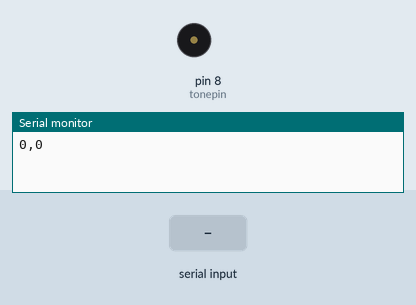
This sketch was run on a simulated Arduino Uno, built with avr-gcc and run on an emulated ATmega328P. Shown: buzzer (waves = sounding), the last lines printed to the serial monitor. The test bench sets the inputs (shaded band).

Above: at 1.2 s.
1.3 s: "90,45\n" received over Serial
At 1.6 s:
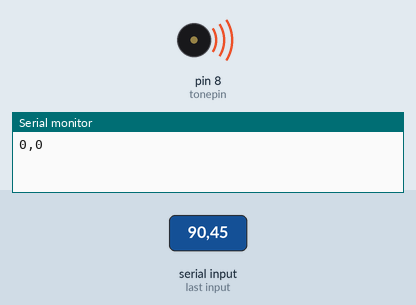
3.3 s: "30,150\n" received over Serial
At 5.2 s:
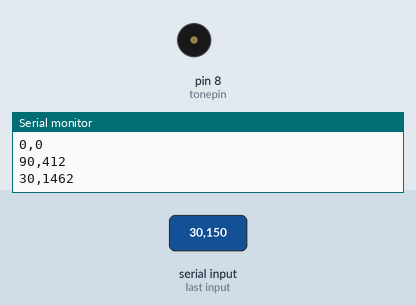
Timing chart, 0 to 6.7 s (numbered marks = the images above; inputs shaded):
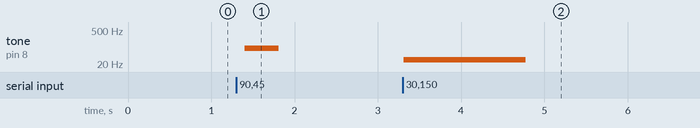

Measured:
- after the input at 1.3 s, tone on pin 8 (tonepin): silent → 90 Hz after 0.10 s, → silent 0.41 s later
- after the input at 3.3 s, tone on pin 8 (tonepin): silent → 30 Hz at once, → silent 1.5 s later

The sketch:

UTAU2Beep_client.ino
```cpp
int Tone = 0, Length = 0, i = 0;
char t;
int tonepin = 8;
void setup() {
  // put your setup code here, to run once:
  Serial.begin(9600);
  pinMode(tonepin, OUTPUT);
}

void loop() {
  Tone = 0;
  Length = 0;
  i = 0;
  while (Serial.available()) {
    t = Serial.read();
    if (t == ',') {
      i = 1;
      continue;
    }
    switch (i) {
      case 0:
        Tone = (Tone * 10) + (t - '0');
        break;
      case 1:
        Length = (Length * 10) + (t - '0');
        break;
    }
  }
  tone(tonepin, Tone);
  delay(Length);
  noTone(tonepin);
  Serial.print(Tone);
  Serial.print(",");
  Serial.print(Length);
  Serial.print("\n");
  while (!Serial.available()) {
    delay(100);
  }
}
```
